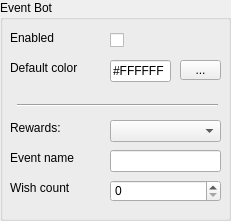
    <widget class="QGroupBox" name="group_event_bot">
     <property name="geometry">
      <rect>
       <x>780</x>
       <y>10</y>
       <width>231</width>
       <height>221</height>
      </rect>
     </property>
     <property name="title">
      <string>Event Bot</string>
     </property>
     <widget class="QLabel" name="text_eventbot_enabled">
      <property name="geometry">
       <rect>
        <x>10</x>
        <y>30</y>
        <width>81</width>
        <height>16</height>
       </rect>
      </property>
      <property name="text">
       <string>Enabled</string>
      </property>
     </widget>
     <widget class="QCheckBox" name="check_eventbot_enabled">
      <property name="geometry">
       <rect>
        <x>110</x>
        <y>30</y>
        <width>111</width>
        <height>20</height>
       </rect>
      </property>
      <property name="text">
       <string/>
      </property>
      <property name="checked">
       <bool>false</bool>
      </property>
     </widget>
     <widget class="QLabel" name="text_default_color">
      <property name="geometry">
       <rect>
        <x>10</x>
        <y>60</y>
        <width>81</width>
        <height>16</height>
       </rect>
      </property>
      <property name="text">
       <string>Default color</string>
      </property>
     </widget>
     <widget class="QLineEdit" name="edit_default_color">
      <property name="geometry">
       <rect>
        <x>110</x>
        <y>60</y>
        <width>61</width>
        <height>22</height>
       </rect>
      </property>
      <property name="text">
       <string>#FFFFFF</string>
      </property>
      <property name="clearButtonEnabled">
       <bool>false</bool>
      </property>
     </widget>
     <widget class="QLabel" name="text_revards">
      <property name="geometry">
       <rect>
        <x>10</x>
        <y>120</y>
        <width>81</width>
        <height>16</height>
       </rect>
      </property>
      <property name="text">
       <string>Rewards:</string>
      </property>
     </widget>
     <widget class="QLabel" name="text_event_name">
      <property name="geometry">
       <rect>
        <x>10</x>
        <y>150</y>
        <width>81</width>
        <height>16</height>
       </rect>
      </property>
      <property name="text">
       <string>Event name</string>
      </property>
     </widget>
     <widget class="QLineEdit" name="edit_event_name">
      <property name="geometry">
       <rect>
        <x>110</x>
        <y>150</y>
        <width>111</width>
        <height>22</height>
       </rect>
      </property>
     </widget>
     <widget class="QLabel" name="text_wish_eventbot_count">
      <property name="geometry">
       <rect>
        <x>10</x>
        <y>180</y>
        <width>81</width>
        <height>16</height>
       </rect>
      </property>
      <property name="text">
       <string>Wish count</string>
      </property>
     </widget>
     <widget class="QSpinBox" name="spin_event_bot_wish_count">
      <property name="geometry">
       <rect>
        <x>110</x>
        <y>180</y>
        <width>111</width>
        <height>22</height>
       </rect>
      </property>
      <property name="maximum">
       <number>999</number>
      </property>
     </widget>
     <widget class="QComboBox" name="combo_revards">
      <property name="geometry">
       <rect>
        <x>110</x>
        <y>120</y>
        <width>111</width>
        <height>22</height>
       </rect>
      </property>
     </widget>
     <widget class="Line" name="line_4">
      <property name="geometry">
       <rect>
        <x>17</x>
        <y>95</y>
        <width>201</width>
        <height>20</height>
       </rect>
      </property>
      <property name="orientation">
       <enum>Qt::Horizontal</enum>
      </property>
     </widget>
     <widget class="QToolButton" name="tool_default_color">
      <property name="geometry">
       <rect>
        <x>180</x>
        <y>60</y>
        <width>41</width>
        <height>20</height>
       </rect>
      </property>
      <property name="text">
       <string>...</string>
      </property>
     </widget>
    </widget>
